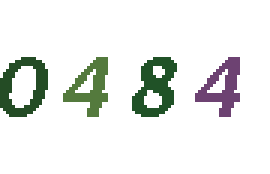
#> input picture ML_handwritten_nums/test.jpg, 90 x 58 px, found by its file name (shown 3 times larger)
$ python get_vercode_num.py   (older library calls are emulated)
#> lines starting #> are read from the running program, lines starting #| are printed output that depends on the picture; after the words box and inside, x2 and y2 are one past the last pixel; in counts of white or black regions, pixels touching at a corner belong together
# 识别单张验证
# 1.图像切割
#

import os
import cv2
import numpy as np

from PIL import Image
from sklearn.externals import joblib


# ml model的位置
path_models = "F:/code/python/P_web_spider/ML_handwritten_nums/ml_models/"

# 提取单张图像的特征
def get_features_single(img):
    # 转为灰度
    img = img.convert('1')

    # 提取特征
    # 30*30的图像
    pixel_cnt_list = []

    height, width = 30, 30
    # 统计30行每行的黑点数
    for y in range(height):
        pixel_cnt_x = 0
        for x in range(width):
            if img.getpixel((x, y)) == 0:  # 黑点
                pixel_cnt_x += 1
        pixel_cnt_list.append(pixel_cnt_x)
    # 统计30列每列的黑点数
    for x in range(width):
        pixel_cnt_y = 0
        for y in range(height):
            if img.getpixel((x, y)) == 0:  # 黑点
                pixel_cnt_y += 1
        pixel_cnt_list.append(pixel_cnt_y)
    return pixel_cnt_list

# 输入路径，返回
def get_num(path_test):

    # 先将gif转为pic
    img_gif = Image.open(path_test)
#> img_gif is the input picture: PIL image 90x58 P; mean R, G, B 231.9, 234.7, 231.7
    #print(img_gif.format)

    img_pic = Image.new("RGB", img_gif.size, (255, 255, 255))
#> img_pic: PIL image 90x58 RGB; every value is 255
    img_pic.paste(img_gif)

    # Image对象转为cv2对象
    img_rd = cv2.cvtColor(np.asarray(img_pic), cv2.COLOR_RGB2BGR)

    # 二值化
    img_gray = cv2.cvtColor(img_rd, cv2.COLOR_RGB2GRAY)
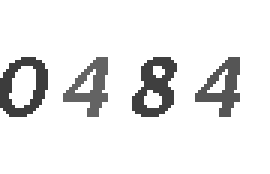
#> img_gray: shape (58, 90) (shown 3 times larger); min 60, max 255, mean 233.4
    # 反转颜色
    ret, img_inv = cv2.threshold(img_gray, 127, 255, cv2.THRESH_BINARY_INV)
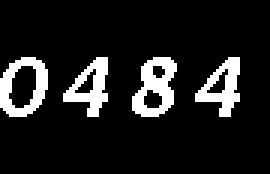
#> img_inv: shape (58, 90) (shown 3 times larger); 12% white; 4 white regions
    # 返回三个值，图像，轮廓，轮廓的层析结构
    image, contours, hierarchy = cv2.findContours(img_inv, cv2.RETR_EXTERNAL, cv2.CHAIN_APPROX_SIMPLE)
#> contours = 4 contours; box (x1, y1, x2, y2) and area: (0, 19, 16, 39) 232, (44, 19, 59, 39) 190, (65, 19, 80, 39) 140, (21, 19, 36, 39) 140

    contours_4 = []
    contours_4.append(contours[3])
    contours_4.append(contours[2])
    contours_4.append(contours[1])
    contours_4.append(contours[0])

    path_save = "F:/code/python/P_web_spider/data/pics/single_pic_4_parts/"

#> (the run stopped early here; a loop or call above may not have finished)
